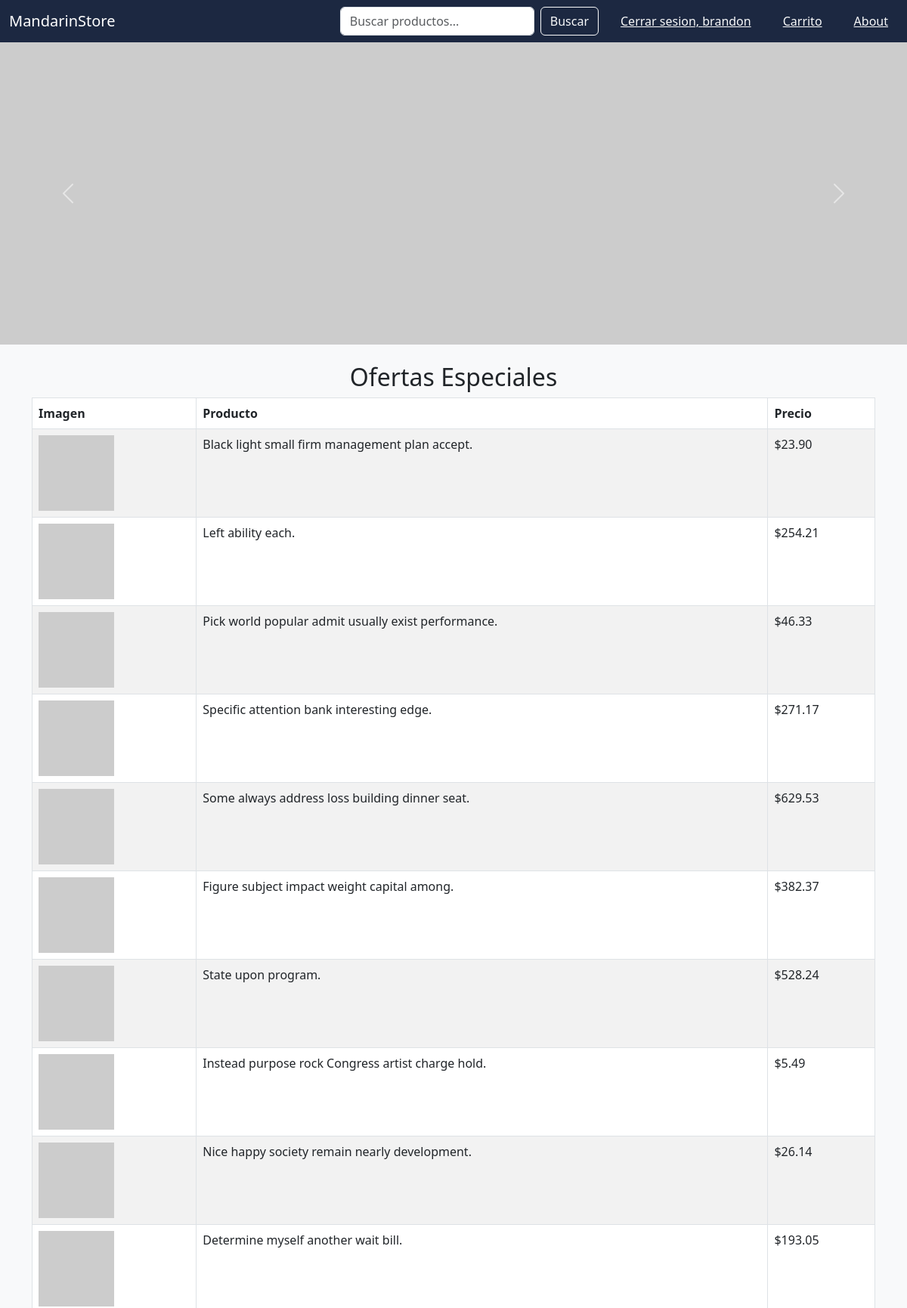
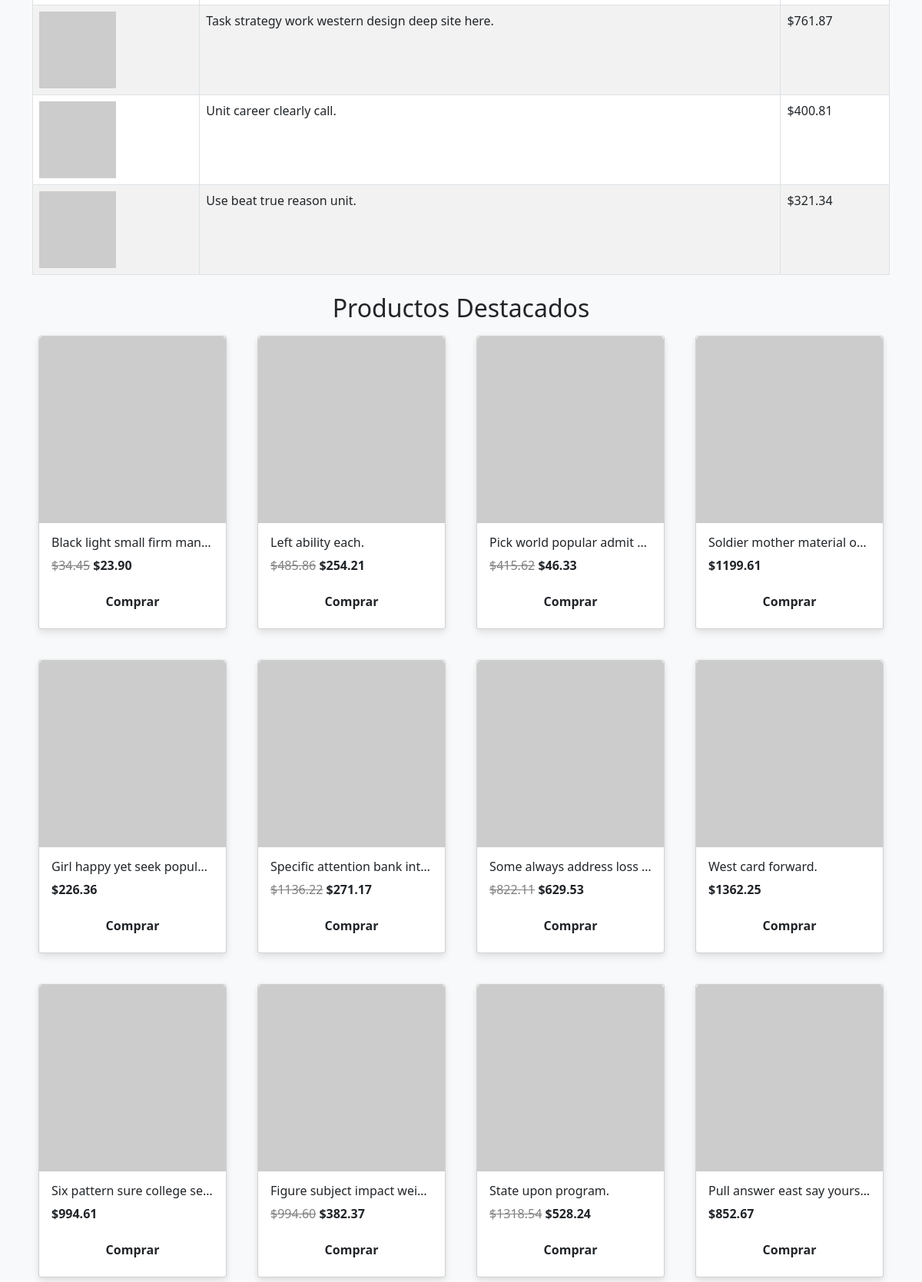
Page /storeapp/ (signed in, upper part) on the committed database (2 pictures, top to bottom).
### storeApp/models.py (models this page shows, shortened)
class Product(models.Model):
    product_name = models.CharField(max_length=100, unique=True)
    product_description = models.CharField(max_length=255)
    product_full_cost = models.DecimalField(max_digits=10, decimal_places=2)
    product_is_offer = models.BooleanField()
    product_offer_cost = models.DecimalField(max_digits=10, decimal_places=2)

### storeApp/views.py (the view)
# urls.py: path('', index),
def index(request):
    product_list = Product.objects.all()
    special_offers = Product.objects.filter(product_is_offer = True)
    my_context = {
        'message' : "Haces un buen trabajo :)",
        'product_list': product_list,
        'special_offers': special_offers,
        'special_offers_2': [
            {"nombre": "Mascarilla hidratante de savila","precio": 14.00,"img":"https://cosmos-beauty.mx/cdn/shop/products/mascarilla-facial-cactus.jpg?v=1677525335&width=1500"},
            {"nombre": "Consla de videojuegos retro portatil","precio": 254.00,"img":"https://m.media-amazon.com/images/I/41lB0Mx4XuL.jpg"},
            {"nombre": 'Reloj de pulsera de snoopy',"precio": 10.50,"img":"https://m.media-amazon.com/images/I/81hiL2BX-rL.jpg"},
            {"nombre": 'Camisa para caballero de algodon',"precio": 140.00,"img":"https://milano.com/cdn/shop/products/866-710533A2_Camisa_Casual_Lisa_Manga_Corta_.Caballero_Milano_A_250x.jpg?v=1627434094"},
            {"nombre": 'Peluche de batman tamaño real',"precio": 200.00,"img":"https://i5.walmartimages.com/asr/52abb7a8-0c72-4dc2-9df4-80c36a0ba5a2.f240c36a7be743558261875a4154d6bf.webp?odnHeight=612&odnWidth=612&odnBg=FFFFFF"},
            ],
        "featured_products":[
            {"nombre":"Figura de Accion de Superman","precio":120.99,"img":"https://detqhtv6m6lzl.cloudfront.net/HCLContenido/producto/FullImage/681147015449-1.jpg"},
            {"nombre":"Face shell para mascara","precio":300.00,"img":"https://m.media-amazon.com/images/I/61-NjVP8nJL.jpg"},
            {"nombre":"Reloj de Ben 10","precio":20.00,"img":"https://m.media-amazon.com/images/I/41kpsBgN98L._AC_SY580_.jpg"},
            {"nombre":"Disfraz de flash (superheroe)","precio":120.99,"img":"https://http2.mlstatic.com/D_NQ_NP_777513-MLM70350686581_072023-O.webp"},
            {"nombre":"Patineta de Shrek","precio": 250.99,"img":"https://encrypted-tbn0.gstatic.com/images?q=tbn:ANd9GcSrDHzY--9ngAwP0Hx5Uv21qC09TU_q-pCi-Q&s"},
        ],
    }
    return render(request, "storeApp/index.html", context = my_context)

### templates/storeApp/index.html (shortened to what this page needs)
{% extends 'storeApp/base.html' %}
{% block content %}
{% load static %}
    <div id="carouselExample" class="carousel slide" data-bs-ride="carousel">
        <div class="carousel-inner">
            <div class="carousel-item active">
                <img src="https://placehold.co/1200x400" class="d-block w-100" alt="Noticia 1">
            </div>
        </div>
        <button class="carousel-control-prev" type="button" data-bs-target="#carouselExample" data-bs-slide="prev">
            <span class="carousel-control-prev-icon"></span>
        </button>
        <button class="carousel-control-next" type="button" data-bs-target="#carouselExample" data-bs-slide="next">
            <span class="carousel-control-next-icon"></span>
        </button>
    </div>
    <div class="container my-4">
        <h2 class="text-center">Ofertas Especiales</h2>
        <table class="table table-striped table-bordered">
            <thead class="">
                <tr>
                    <th>Imagen</th>
                    <th>Producto</th>
                    <th>Precio</th>
                </tr>
            </thead>
            <tbody>
                {% for product in special_offers %}
                    <tr>
                        <td><img src="https://placehold.co/100x100" width="100px" alt="Producto 1"></td>
                        <td>{{ product.product_name}}</td>
                        <td>${{ product.product_offer_cost}}</td>
                    </tr>
                {%  endfor %}
            </tbody>
        </table>
    </div>
    <div class="container my-4 justify-content-center">
        <h2 class="text-center">Productos Destacados</h2>
        <div class="row">
            {% for product in product_list %}
            <div class="col-12 col-md-4 col-lg-3 mb-4">
                <div class="card">
                    <img src="https://placehold.co/300x300" width="300px" class="card-img-top" alt="Producto">
                    <div class="card-body">
                        <h6 title = "{{product.product_name}}" class="card-title text-truncate">{{ product.product_name }}</h5>
                        <p class="card-text">
                            {% if product.product_is_offer %}
                                <del style="color: gray;">${{product.product_full_cost}}</del>
                                <b>${{product.product_offer_cost}}</b>
                            {% else %}
                                <b>${{ product.product_full_cost}}</b>
                            {% endif %}
                        </p>
                        <button class="btn w-100">
                            Comprar
                        </button>
                    </div>
                </div>
            </div>
            {% endfor %}
        </div>
    </div>
{% endblock %}

### templates/storeApp/base.html (shortened to what this page needs)
<!DOCTYPE html>
{% load static %}
<html lang="es">
<head>
    <link href="https://cdn.jsdelivr.net/npm/bootstrap@5.3.0/dist/css/bootstrap.min.css" rel="stylesheet">
    <link rel="stylesheet" href="{% static 'storeApp/css/styles.css' %}">
</head>
<body class="bg-light">
    <nav class="navbar navbar-expand-lg navbar-dark text-light">
        <div class="container-fluid">
            <a class="navbar-brand" href="#">MandarinStore</a>
            <div class="collapse navbar-collapse" id="navbarNav">
                <form class="d-flex ms-auto">
                    <input class="form-control me-2" type="search" placeholder="Buscar productos...">
                    <button class="btn btn-outline-light text-light" type="submit">Buscar</button>
                </form>
                <ul class="navbar-nav mr-auto mt-2 mt-lg-0">
                    {% if user.is_authenticated %}
                        <a onclick="document.getElementById('logout-form').submit();" class="btn btn-link ms-3 text-light">Cerrar sesion, {{ user.get_username }}</a>
                    {% else %}
                        <a class="btn btn-link ms-3 text-light" href="{% url 'login' %}">
                            Iniciar sesion
                        </a>
                    {% endif %}
                    <button class="btn btn-link ms-3 text-light">Carrito</button>
                    <a class="btn btn-link ms-3 text-light" href="{% url 'about' %}">About</a>
                </ul>
            </div>
        </div>
    </nav>
     <div>
        {% block content %}
        {% endblock %}
     </div>
</body>
</html>

### static/storeApp/css/styles.css (style rules this page uses)
.navbar { background-color: rgb(28,40,65); }
.card { margin: 0.5em; border-radius: 4px; background: #fff; box-shadow: 0 6px 10px rgba(0,0,0,.08), 0 0 6px rgba(0,0,0,.05); transition: .3s transform cubic-bezier(.155,1.105,.295,1.12),.3s box-shadow,.3s -webkit-transform cubic-bezier(.155,1.105,.295,1.12); cursor: pointer; }
.card .btn { font-weight: bold; }
thead th { background-color: rgb(0,49,83); }

### rows in the picture
Product: product_name "Black light small firm management plan accept.", product_offer_cost "23.90", product_name "Black light small firm man…", product_full_cost "34.45"
Product: product_name "Left ability each.", product_offer_cost "254.21", product_full_cost "485.86"
Product: product_name "Pick world popular admit usually exist performance.", product_offer_cost "46.33", product_name "Pick world popular admit…", product_full_cost "415.62"
Product: product_name "Specific attention bank interesting edge.", product_offer_cost "271.17", product_name "Specific attention bank int…", product_full_cost "1136.22"
Product: product_name "Some always address loss building dinner seat.", product_offer_cost "629.53", product_name "Some always address loss…", product_full_cost "822.11"
Product: product_name "Figure subject impact weight capital among.", product_offer_cost "382.37", product_name "Figure subject impact wei…", product_full_cost "994.60"
Product: product_name "State upon program.", product_offer_cost "528.24", product_full_cost "1318.54"
Product: product_name "Instead purpose rock Congress artist charge hold.", product_offer_cost "5.49"
Product: product_name "Nice happy society remain nearly development.", product_offer_cost "26.14"
Product: product_name "Determine myself another wait bill.", product_offer_cost "193.05"
Product: product_name "Task strategy work western design deep site here.", product_offer_cost "761.87"
Product: product_name "Unit career clearly call.", product_offer_cost "400.81"
Product: product_name "Use beat true reason unit.", product_offer_cost "321.34"
Product: product_name "Soldier mother material of…", product_full_cost "1199.61"
Product: product_name "Girl happy yet seek popul…", product_full_cost "226.36"
Product: product_name "West card forward.", product_full_cost "1362.25"
Product: product_name "Six pattern sure college se…", product_full_cost "994.61"
Product: product_name "Pull answer east say yours…", product_full_cost "852.67"

### other values in the picture
{{ user.get_username }} "brandon"
